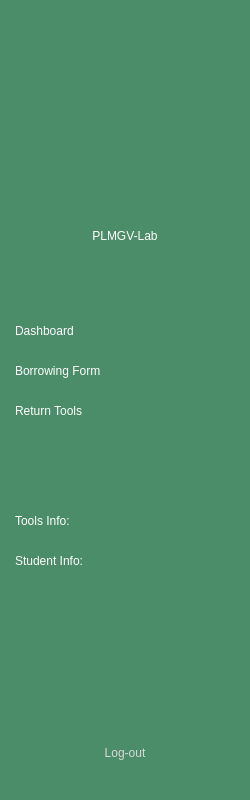
   <widget class="QWidget" name="widget" native="true">
    <property name="geometry">
     <rect>
      <x>0</x>
      <y>0</y>
      <width>250</width>
      <height>800</height>
     </rect>
    </property>
    <property name="styleSheet">
     <string notr="true">background-color: rgb(74, 141, 104);</string>
    </property>
    <widget class="QPushButton" name="pushButton_dashBoard">
     <property name="geometry">
      <rect>
       <x>0</x>
       <y>310</y>
       <width>250</width>
       <height>41</height>
      </rect>
     </property>
     <property name="autoFillBackground">
      <bool>false</bool>
     </property>
     <property name="styleSheet">
      <string notr="true">QPushButton
{
	text-align:left;
	padding-left:15px;
	border:none;
	color: white;
	background-color: rgb(74, 141, 104);
	font: 600 13pt &quot;Lucida Fax&quot;;
}

QPushButton:Hover 
{
	text-align:left;
	padding-left:15px;
	border:none;
	border-left: 7px solid darkgray;
	color:black;
	background-color: rgb(199, 218, 204);
	font: 600 13pt &quot;Lucida Fax&quot;;
}</string>
     </property>
     <property name="text">
      <string>Dashboard</string>
     </property>
     <property name="flat">
      <bool>false</bool>
     </property>
    </widget>
    <widget class="QPushButton" name="pushButton_borrowForm">
     <property name="geometry">
      <rect>
       <x>0</x>
       <y>350</y>
       <width>250</width>
       <height>41</height>
      </rect>
     </property>
     <property name="autoFillBackground">
      <bool>false</bool>
     </property>
     <property name="styleSheet">
      <string notr="true">QPushButton
{
	text-align:left;
	padding-left:15px;
	border:none;
	color: white;
	background-color: rgb(74, 141, 104);
	font: 600 13pt &quot;Lucida Fax&quot;;
}

QPushButton:Hover 
{
	text-align:left;
	padding-left:15px;
	border:none;
	border-left: 7px solid darkgray;
	color:black;
	background-color: rgb(199, 218, 204);
	font: 600 13pt &quot;Lucida Fax&quot;;
}</string>
     </property>
     <property name="text">
      <string>Borrowing Form</string>
     </property>
     <property name="flat">
      <bool>false</bool>
     </property>
    </widget>
    <widget class="QPushButton" name="pushButton_returnedTools">
     <property name="geometry">
      <rect>
       <x>0</x>
       <y>390</y>
       <width>250</width>
       <height>41</height>
      </rect>
     </property>
     <property name="autoFillBackground">
      <bool>false</bool>
     </property>
     <property name="styleSheet">
      <string notr="true">QPushButton
{
	text-align:left;
	padding-left:15px;
	border:none;
	color: white;
	background-color: rgb(74, 141, 104);
	font: 600 13pt &quot;Lucida Fax&quot;;
}

QPushButton:Hover 
{
	text-align:left;
	padding-left:15px;
	border:none;
	border-left: 7px solid darkgray;
	color:black;
	background-color: rgb(199, 218, 204);
	font: 600 13pt &quot;Lucida Fax&quot;;
}</string>
     </property>
     <property name="text">
      <string>Return Tools</string>
     </property>
     <property name="flat">
      <bool>false</bool>
     </property>
    </widget>
    <widget class="QLabel" name="label_lmbs">
     <property name="geometry">
      <rect>
       <x>0</x>
       <y>220</y>
       <width>250</width>
       <height>31</height>
      </rect>
     </property>
     <property name="styleSheet">
      <string notr="true">color:white;
font: 700 14pt &quot;Sitka Text&quot;;</string>
     </property>
     <property name="text">
      <string>PLMGV-Lab</string>
     </property>
     <property name="alignment">
      <set>Qt::AlignCenter</set>
     </property>
    </widget>
    <widget class="QPushButton" name="pushButton_logOut">
     <property name="geometry">
      <rect>
       <x>0</x>
       <y>730</y>
       <width>250</width>
       <height>45</height>
      </rect>
     </property>
     <property name="autoFillBackground">
      <bool>false</bool>
     </property>
     <property name="styleSheet">
      <string notr="true">QPushButton
{
	text-align:center;
	border:none;
	color: rgb(217, 217, 217);
	background-color: rgb(74, 141, 104);
	font: 600 15pt &quot;Lucida Fax&quot;;
}

QPushButton:Hover 
{
	text-align:center;
	border:none;
	color: darkred;
	background-color: rgb(74, 141, 104);
	font: 600 15pt &quot;Lucida Fax&quot;;
}</string>
     </property>
     <property name="text">
      <string>Log-out</string>
     </property>
     <property name="flat">
      <bool>false</bool>
     </property>
    </widget>
    <widget class="QPushButton" name="pushButton_studentInfo_2">
     <property name="geometry">
      <rect>
       <x>0</x>
       <y>540</y>
       <width>250</width>
       <height>41</height>
      </rect>
     </property>
     <property name="autoFillBackground">
      <bool>false</bool>
     </property>
     <property name="styleSheet">
      <string notr="true">QPushButton
{
	text-align:left;
	padding-left:15px;
	border:none;
	color: white;
	background-color: rgb(74, 141, 104);
	font: 600 13pt &quot;Lucida Fax&quot;;
}

QPushButton:Hover 
{
	text-align:left;
	padding-left:15px;
	border:none;
	border-left: 7px solid darkgray;
	color:black;
	background-color: rgb(199, 218, 204);
	font: 600 13pt &quot;Lucida Fax&quot;;
}</string>
     </property>
     <property name="text">
      <string>Student Info:</string>
     </property>
     <property name="flat">
      <bool>false</bool>
     </property>
    </widget>
    <widget class="QPushButton" name="pushButton_toolsInfo">
     <property name="geometry">
      <rect>
       <x>0</x>
       <y>500</y>
       <width>250</width>
       <height>41</height>
      </rect>
     </property>
     <property name="autoFillBackground">
      <bool>false</bool>
     </property>
     <property name="styleSheet">
      <string notr="true">QPushButton
{
	text-align:left;
	padding-left:15px;
	border:none;
	color: white;
	background-color: rgb(74, 141, 104);
	font: 600 13pt &quot;Lucida Fax&quot;;
}

QPushButton:Hover 
{
	text-align:left;
	padding-left:15px;
	border:none;
	border-left: 7px solid darkgray;
	color:black;
	background-color: rgb(199, 218, 204);
	font: 600 13pt &quot;Lucida Fax&quot;;
}</string>
     </property>
     <property name="text">
      <string>Tools Info:</string>
     </property>
     <property name="flat">
      <bool>false</bool>
     </property>
    </widget>
    <widget class="QLabel" name="label_45">
     <property name="geometry">
      <rect>
       <x>20</x>
       <y>10</y>
       <width>211</width>
       <height>201</height>
      </rect>
     </property>
     <property name="styleSheet">
      <string notr="true">QLabel {
    background: transparent;
    background-image: url(:/pics/Project-Images/PLMGV-logo.png);
    background-position: center; /* Optional: Center the background image */
    background-repeat: no-repeat; /* Prevent the image from repeating */
}
</string>
     </property>
     <property name="text">
      <string/>
     </property>
     <property name="pixmap">
      <pixmap>:/pics/Project-Images/DASH.png</pixmap>
     </property>
     <property name="scaledContents">
      <bool>true</bool>
     </property>
    </widget>
   </widget>
